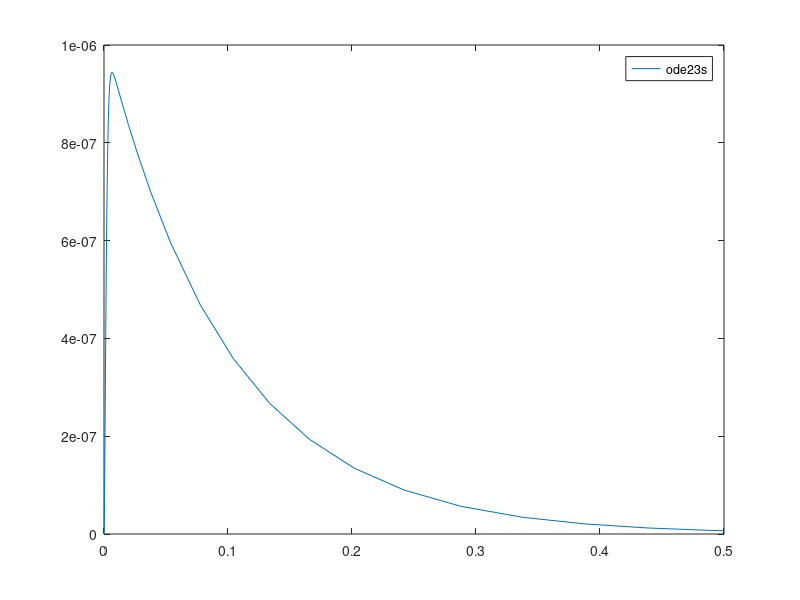

Write MATLAB code to recreate this figure.
% Matt McDade
% ANM 2
% Exam 1 Problem 1

function p1
    clc; close all;
    
    f = @(t, y) t*(exp(-1000*t)) - 10 * y
    
    tspan = [0 0.5];
    tol = 1e-9;
    y0 = 0;
    options = odeset('AbsTol', tol, 'RelTol', tol);
    
    disp('Using ode23s: This is a stiff problem since the time scale changes as to how often things happen, so stiff solver works best')
    z1 = cputime;
    [t,y] = ode23s(f,tspan,y0,options);
    z2 = cputime;
    fprintf('CPU time: %f seconds.  Number of steps: %d\n',z2-z1,length(t))

    figure(1)
    plot(t, y),legend('ode23s')
end